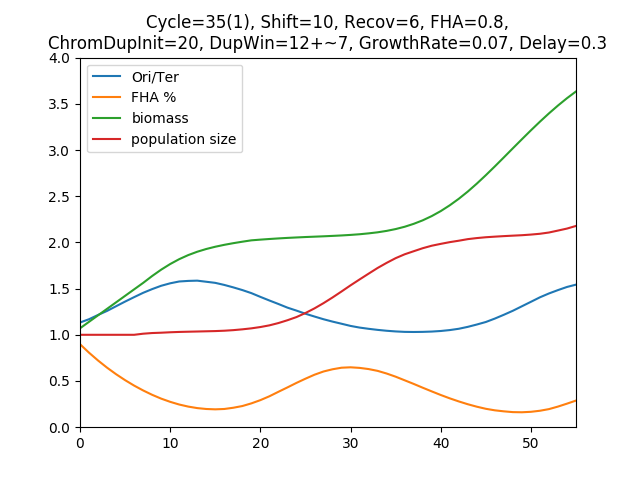

The script that drew this image:
import sys,numpy,scipy.stats
import matplotlib
matplotlib.use('agg')
import matplotlib.pyplot as plt

OD,OriTer,FhaA,skip = {},{},{},1
for line in open("OD.txt"):
  if skip>0: skip -= 1; continue
  w = line.rstrip().split('\t')
  tp,od,oriter,fha = float(w[0]),float(w[1]),float(w[2]),float(w[3])
  OD[tp] = od
  OriTer[tp] = oriter
  FhaA[tp] = fha

N = 10000
T = 100
#Shift = 20
#ChromDupInit = 20 # hours into cell cycle
#FHAstart = 0.8 # frac of cell cycle

def make_plot(chromosomes,FHA,biomass,popsize,fname,title):
  plt.plot(range(T),chromosomes,label="Ori/Ter")
  plt.plot(range(T),FHA,label="FHA %")
  plt.plot(range(T),biomass,label="biomass")
  plt.plot(range(T),popsize,label="population size")
  plt.ylim((0,4))
  plt.legend()
  plt.title(title)
  
  plt.xlim((0,55))
  plt.savefig(fname)

def sim(Shift=20,cycleMn=45,cycleSd=1,ChromDupInit=20,dupWinA=10,dupWinB=5,FHAstart=0.8,recovTime=5,growthRate=0.08,growthDelay=0.2,fname="temp.png"):
  chromosomes = [0]*T
  biomass = [0]*T
  popsize = [0]*T
  FHA = [0]*T

  recovTimes = numpy.random.normal(recovTime,recovTime,N) # should these be positive? mean=sd
  #dupWin = dupWinA+dupWinB*numpy.random.normal(0,1,N) # variable length duplication times
  dupWin = numpy.random.normal(dupWinA,dupWinB,N) # variable length duplication times
  FHAlevels = [1.0]*N
  cellSizes = [1.0]*N
  cellCounts = [1]*N
  cycleTimes = numpy.random.normal(cycleMn,cycleSd,N) 
  growthRates = growthRate*numpy.random.normal(1,0.3,N) 

  for t in range(T):
    for i in range(N):
      cellTime = t+Shift-recovTimes[i]
      frac = (cellTime%cycleTimes[i])/cycleTimes[i]
  
      dup = 1
      if t<recovTimes[i]: dup = 1
      elif t>recovTimes[i] and t<recovTimes[i]+dupWin[i]: dup = 2
      elif cellTime>cycleTimes[i]:
        a = cellTime%cycleTimes[i]
        b = ChromDupInit
        c = b+dupWin[i]
        if a>b and a<c: dup = 2
      chromosomes[t] += dup
  
      if frac>FHAstart: FHAlevels[i] = 1
      else: FHAlevels[i] *= 0.87 # decay
      FHA[t] += FHAlevels[i]
  
      if cellSizes[i]<2 and (t<20 or frac>growthDelay): 
      #if t>recovTime and cellSizes[i]<2 and frac>growthDelay: 
        cellSizes[i] = min(2,cellSizes[i]+growthRates[i])
      biomass[t] += cellCounts[i]*cellSizes[i]
  
      if t>recovTime and cellTime%cycleTimes[i]>(cellTime+1)%cycleTimes[i]:
        cellSizes[i] = 1
        cellCounts[i] *= 2
        #FHAlevels[i] = 0 # instead of turning them off,let them decay
      popsize[t] += cellCounts[i]
  
  biomass = [x/float(N) for x in biomass]
  chromosomes = [x/float(N) for x in chromosomes]
  FHA = [x/float(N) for x in FHA]
  popsize = [x/float(N) for x in popsize]

  title="Cycle=%s(%s), Shift=%s, Recov=%d, FHA=%s," % (cycleMn,cycleSd,Shift,recovTime,FHAstart)
  title += "\nChromDupInit=%s, DupWin=%s+~%s, GrowthRate=%s, Delay=%s" % (ChromDupInit,dupWinA,dupWinB,growthRate,growthDelay)
  #chromosomes = [x-0.25 for x in chromosomes]
  if fname!=None: make_plot(chromosomes,FHA,biomass,popsize,fname,title)  

  print title
  ODact,ODmod,OriTerAct,OriTerMod,FhaAct,FhaMod = [],[],[],[],[],[]
  for key,od in OD.items():
    tp = int(key)
    bm = biomass[tp] # model
    oriter = OriTer[key] # actual
    fhaa = FhaA[key] # actual
    #print key,tp,od,round(bm,2),oriter,chromosomes[tp],fhaa,round(FHA[tp],3)
    ODact.append(od); ODmod.append(bm)
    OriTerAct.append(oriter); OriTerMod.append(chromosomes[tp])
    FhaAct.append(fhaa); FhaMod.append(FHA[tp])
    
  cc_od = scipy.stats.pearsonr(ODact,ODmod)[0]
  cc_oriter = scipy.stats.pearsonr(OriTerAct,OriTerMod)[0]
  cc_fha = scipy.stats.pearsonr(FhaAct,FhaMod)[0]
  print "cc_od =",round(cc_od,4)
  print "cc_oriter =",round(cc_oriter,4)
  print "cc_fha =",round(cc_fha,4)
  return (cc_od,cc_oriter,cc_fha)

##################################################
# Phase1
#Optimize the params for Shift, cycleTime, growthRate, growthDelay, and FHAstart first, based on OD and FhaA

def optimize_cell_cycle():
 best_od,best_oriter,best_fha,best_prod1= 0,0,0,0
 # 5.5.3.3.3=675
 for cycleMn in numpy.linspace(30,50,5):
  for Shift in numpy.linspace(10,30,5):
    for growthRate in [0.07,0.08,0.09]:
      for growthDelay in [0.1,0.2,0.3]:
        for FHAstart in [0.7,0.8,0.9]:
          print
          cc_od,cc_oriter,cc_fha = sim(cycleMn=cycleMn,Shift=Shift,growthRate=growthRate,growthDelay=growthDelay,FHAstart=FHAstart,fname=None)
          if cc_od>best_od: print "*cc_od"; best_od = cc_od
          if cc_oriter>best_oriter: print "*cc_oriter"; best_oriter = cc_oriter
          if cc_fha>best_fha: print "*cc_fha"; best_fha = cc_fha
          prod1 = cc_od*cc_fha
          if prod1>best_prod1: print "*prod1"; best_prod1 = prod1

if len(sys.argv)>1 and sys.argv[1]=="phase1":
  optimize_cell_cycle()
  sys.exit(0)

##################################################
# Phase2
# Then optimize recovTime, ChromDupINit, and dupWin based on OriTer

def optimize_chrom_dup():
  best_od,best_oriter,best_fha,best_prod1= 0,0,0,0
  for recovTime in [2,3,4,5,6]:
    for ChromDupInit in numpy.linspace(12,24,4):
      for dupWinA in numpy.linspace(6,12,2):
        for dupWinB in [3,4,5,6,7]:
          print
          #cc_od,cc_oriter,cc_fha = sim(cycleMn=35,Shift=10,growthRate=0.08,growthDelay=0.3,FHAstart=0.8,recovTime=recovTime,ChromDupInit=ChromDupInit,dupWinA=dupWinA,dupWinB=dupWinB,fname=None)
          #cc_od,cc_oriter,cc_fha = sim(cycleMn=50,Shift=20,growthRate=0.08,growthDelay=0.3,FHAstart=0.8,recovTime=recovTime,ChromDupInit=ChromDupInit,dupWinA=dupWinA,dupWinB=dupWinB,fname=None)
          cc_od,cc_oriter,cc_fha = sim(cycleMn=35,Shift=10,growthRate=0.07,growthDelay=0.3,FHAstart=0.8,recovTime=recovTime,ChromDupInit=ChromDupInit,dupWinA=dupWinA,dupWinB=dupWinB,fname=None)
          if cc_od>best_od: print "*cc_od"; best_od = cc_od
          if cc_oriter>best_oriter: print "*cc_oriter"; best_oriter = cc_oriter
          if cc_fha>best_fha: print "*cc_fha"; best_fha = cc_fha
          prod1 = cc_od*cc_oriter
          if prod1>best_prod1: print "*prod1"; best_prod1 = prod1

if len(sys.argv)>1 and sys.argv[1]=="phase2":
  optimize_chrom_dup()
  sys.exit(0)

###################################

# users can try varying these parameters...

sim(cycleMn=35,Shift=10,growthRate=0.07,growthDelay=0.3,FHAstart=0.8,recovTime=6,ChromDupInit=20,dupWinA=12,dupWinB=7,fname="temp.png")
